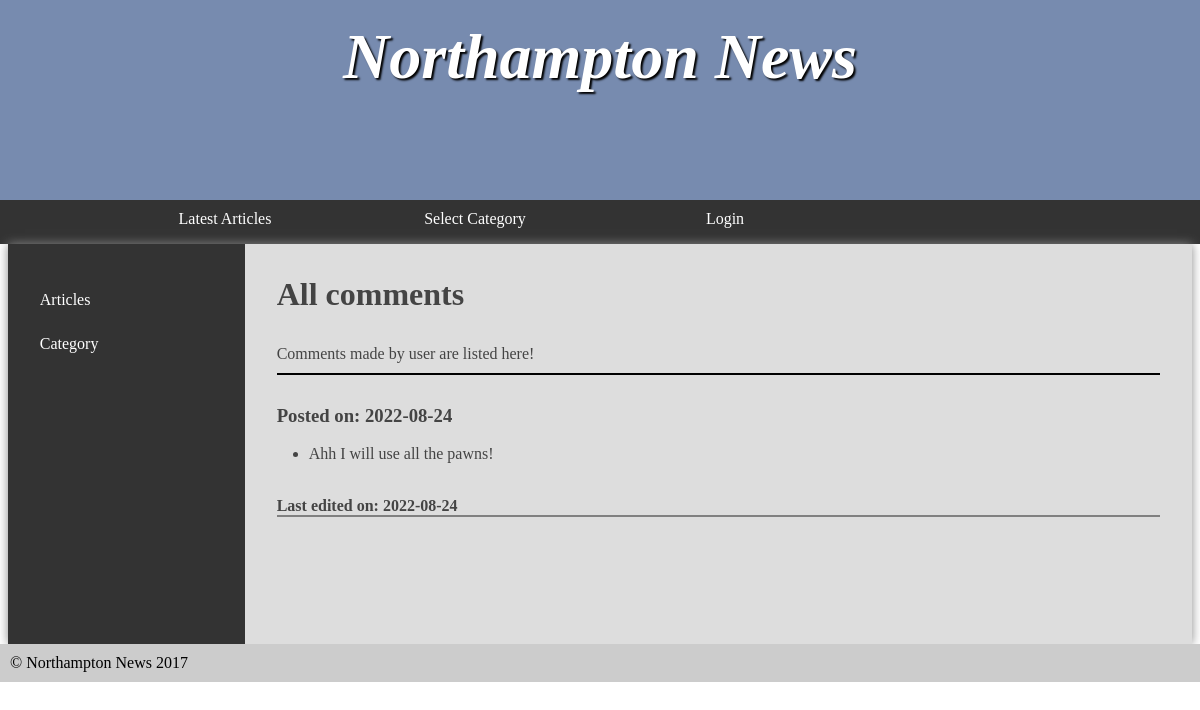
The page /userComments.php?userID=3&articleId=2 on the database its author committed.
### tables this page shows
CREATE TABLE comment(comment_id int NOT NULL AUTO_INCREMENT,article_id int,user_id int,comment_desc VARCHAR(100),
date_of_creation DATE,latest_edit_date DATE,PRIMARY KEY (comment_id),
FOREIGN KEY (article_id) REFERENCES article(article_id),
FOREIGN KEY (user_id) REFERENCES users(user_id));

### src/userComments.php (the view, shortened to what this page needs)
<?php
require_once 'insertInto.php';
?>
<!DOCTYPE html>
<html>
	<head>
		<link rel="stylesheet" href="styles.css?v=<?php echo time();?>"/>
	</head>
	<body>
		<header>
			<section>
				<h1 style="font-size=20px;">Northampton News</h1>
			</section>
		</header>
		<nav>
			<ul>
				<li><a href="index.php">Latest Articles</a></li>
				<li><a href="#">Select Category</a>
				</li>
				<?php
					if(isset($_SESSION['onBoard'])){
						if($_SESSION['onBoard'] == false){
							echo '<li><a href="login.php">Login</a></li>';
						}
						else{
							echo '<li><a onClick="return logOut()" href="logout.php?loginStatus=true">Logout</a></li>';
						}
					}
					else{
						echo '<li><a href="login.php">Login</a></li>';
					}
				?>
			</ul>
		</nav>
		<main style="width:98.7vw;">
			<nav>
				<?php
					if(isset($_SESSION['onBoardUser'])){
						$valStatus = verifyAdmin($_SESSION['onBoardUser']);
							if($valStatus == true){
								echo '<ul>
								<li><a href="adminArticles.php">Articles</a></li>
								<li><a href="adminCategories.php">Categories</a></li>
								<li><a href="users.php">Users</a></li>
								<li><a href="manageAdmins.php">Manage Admin</a></li>
							</ul>';
							}
							else{
								echo '<ul>
								<li><a href="normalUserArticle.php">Articles</a></li>
								<li><a href="normalUserCategory.php">Category</a></li>
							</ul>';
							}
					}
					else{
						echo '<ul>
						<li><a href="normalUserArticle.php">Articles</a></li>
						<li><a href="normalUserCategory.php">Category</a></li>
					</ul>';
					}
				?>
			</nav>
			<article>
				<h2>All comments</h2>
				<p style="padding-bottom:10px; border-bottom:2px solid black; margin-bottom:30px;">Comments made by user are listed here!</p>
                <?php
                    $articleUser = "SELECT * FROM comment WHERE user_id=:user_id AND article_id=:article_id";
                    $getUserArt = $connection->prepare($articleUser);
                    $getUserArt->bindParam(':user_id',$user_id);
                    $getUserArt->bindParam(':article_id',$article_id);
                    $getUserArt->execute();
                    while($eachUser = $getUserArt->fetch(PDO::FETCH_ASSOC)){
                        echo '<h3>Posted on: '.$eachUser['date_of_creation'].'</h3><ul>';
                                echo '
								<br><li>'.$eachUser['comment_desc'].'<br><br></li>';
                        echo '</ul><h4 style="border-bottom:2px solid grey;">Last edited on: '.$eachUser['latest_edit_date'].'</h4><br><br>';
                    }
                ?>
			</article>
		</main>
		<footer>
			&copy; Northampton News 2017
		</footer>
	</body>
</html>

### src/styles.css (style rules this page uses)
* { margin: 0; padding: 0; }
html { font-family: 'Oxygen-Regular', times, verdana, sans-serif; }
body { background-color: #fff; }
header { background-color: #778baf ; color: white; height: 200px; }
nav { width: 100%; background-color: #333; overflow: auto; }
nav ul { width: 1000px; margin: auto; display: block; list-style-type: none; }
nav ul li { width: 25%; float: left; overflow: auto; text-align: center; }
nav a { color: white; padding-top: 10px; display: block; text-decoration: none; }
header section { display: block; }
header h1 { font-weight: bold; font-style: italic; }
h1 { font-size:4em; color: white; text-align: center; padding-top: 20px; text-shadow: 2px 2px 2px #000; }
main { min-height: 50vh; background-color: #ddd; width: 70vw; display: block; margin: auto; box-shadow: 0px 0px 10px #888; color:#444; }
main h2 { font-size:2em; }
p, li, h2 { margin-bottom: 1em; }
footer { background-color: #ccc; padding: 10px; }
ul { margin-left: 2em; }
main { display: table; }
main > article { display: table-cell; padding: 2em; }
main > nav { display: table-cell; width: 20%; padding: 2em; }
main > nav li { float: none; width: auto; text-align: left; }
main > nav ul { width: auto; }

### rows shown on the page
comment: date_of_creation "2022-08-24", comment_desc "Ahh I will use all the pawns!", latest_edit_date "2022-08-24"
